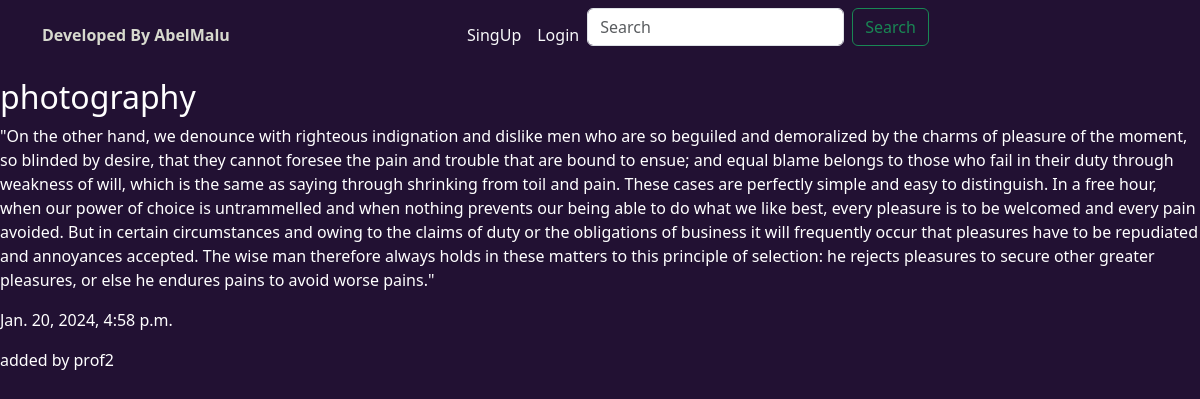
Screenshot of /articles/photography/ with the database file from the repository.
### core/models.py (models this page shows, shortened)
class Article(models.Model):
    title = models.CharField(max_length=255)
    slug = models.SlugField()
    body = models.TextField()
    date = models.DateTimeField(auto_now_add=True)
    thumb = models.ImageField(default='default.png',blank=True)
    author =models.ForeignKey(User, default=None, on_delete=models.CASCADE)
    person = models.ForeignKey(Profile, on_delete=models.CASCADE, null=True)
    category = models.ForeignKey(Category,on_delete=models.CASCADE, null= True)

### core/views.py (the view)
# urls.py: path('articles/<slug:slug>/',views.article_detail, name='detail'),
def article_detail(request,slug):
    article = Article.objects.get(slug=slug)
    return render(request,'article_detail.html', {'article':article})

### templates/article_detail.html (shortened to what this page needs)
{% extends 'base_layout.html' %}
{% block content%}
<div class="article-detail">
    <div class="article">
        <h2>{{article.title}}</h2>
        <p>{{article.body}}</p>
        <p>{{article.date}}</p>
        <p class="author ">added by {{article.author}}</p>
    </div>
</div>
{% endblock %}

### rows the page displays
Article: title "photography", body "\"On the other hand, we denounce with righteous indignation and dislike men who are so beguiled and demoralized by the charms of pleasure of the moment, so blinded by desire, that they cannot foresee the pain and trouble that are bound to ensue; and equal blame belongs to those who fail in their duty through weakness of will, which is the same as saying through shrinking from toil and pain. These cases are perfectly simple and easy to distinguish. In a free hour, when our power of choice is untrammelled and when nothing prevents our being able to do what we like best, every pleasure is to be welcomed and every pain avoided. But in certain circumstances and owing to the claims of duty or the…", date "Jan. 20, 2024, 4:58 p.m.", author "prof2"
